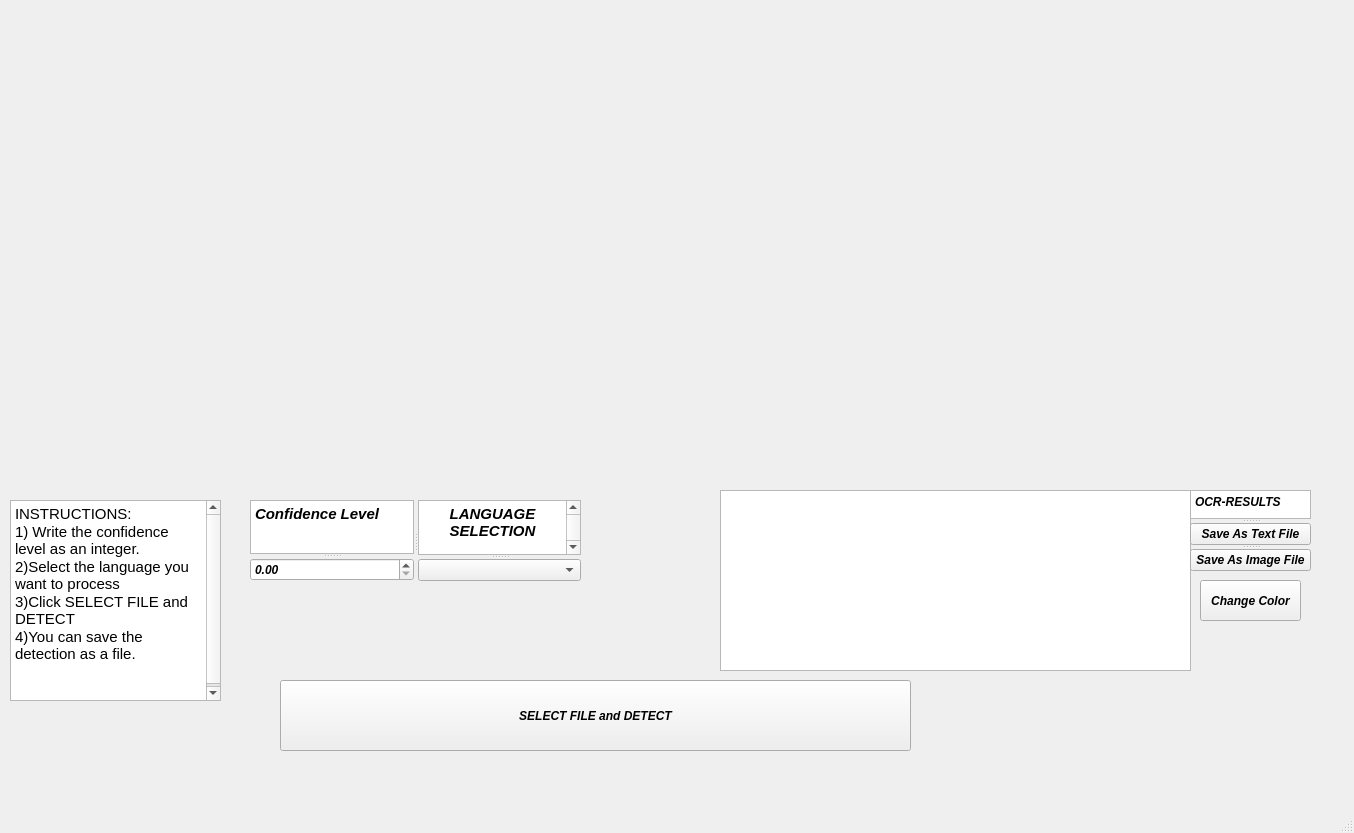
<?xml version="1.0" encoding="UTF-8"?>
<ui version="4.0">
 <class>MainWindow</class>
 <widget class="QMainWindow" name="MainWindow">
  <property name="geometry">
   <rect>
    <x>0</x>
    <y>0</y>
    <width>1354</width>
    <height>833</height>
   </rect>
  </property>
  <property name="font">
   <font>
    <family>Arial</family>
    <italic>true</italic>
    <bold>true</bold>
   </font>
  </property>
  <property name="windowTitle">
   <string>MainWindow</string>
  </property>
  <widget class="QWidget" name="centralwidget">
   <widget class="QLabel" name="display_image">
    <property name="geometry">
     <rect>
      <x>0</x>
      <y>0</y>
      <width>640</width>
      <height>480</height>
     </rect>
    </property>
    <property name="maximumSize">
     <size>
      <width>640</width>
      <height>480</height>
     </size>
    </property>
    <property name="text">
     <string/>
    </property>
   </widget>
   <widget class="QPushButton" name="pushButton">
    <property name="geometry">
     <rect>
      <x>280</x>
      <y>680</y>
      <width>631</width>
      <height>71</height>
     </rect>
    </property>
    <property name="text">
     <string>SELECT FILE and DETECT</string>
    </property>
   </widget>
   <widget class="QLabel" name="display_image2">
    <property name="geometry">
     <rect>
      <x>641</x>
      <y>0</y>
      <width>640</width>
      <height>480</height>
     </rect>
    </property>
    <property name="maximumSize">
     <size>
      <width>640</width>
      <height>480</height>
     </size>
    </property>
    <property name="text">
     <string/>
    </property>
   </widget>
   <widget class="QTextEdit" name="textEdit_3">
    <property name="geometry">
     <rect>
      <x>10</x>
      <y>500</y>
      <width>211</width>
      <height>201</height>
     </rect>
    </property>
    <property name="html">
     <string>&lt;!DOCTYPE HTML PUBLIC &quot;-//W3C//DTD HTML 4.0//EN&quot; &quot;http://www.w3.org/TR/REC-html40/strict.dtd&quot;&gt;
&lt;html&gt;&lt;head&gt;&lt;meta name=&quot;qrichtext&quot; content=&quot;1&quot; /&gt;&lt;meta charset=&quot;utf-8&quot; /&gt;&lt;style type=&quot;text/css&quot;&gt;
p, li { white-space: pre-wrap; }
hr { height: 1px; border-width: 0; }
li.unchecked::marker { content: &quot;\2610&quot;; }
li.checked::marker { content: &quot;\2612&quot;; }
&lt;/style&gt;&lt;/head&gt;&lt;body style=&quot; font-family:'Segoe UI'; font-size:9pt; font-weight:400; font-style:normal;&quot;&gt;
&lt;p style=&quot; margin-top:0px; margin-bottom:0px; margin-left:0px; margin-right:0px; -qt-block-indent:0; text-indent:0px;&quot;&gt;&lt;span style=&quot; font-size:11pt;&quot;&gt;INSTRUCTIONS:&lt;/span&gt;&lt;/p&gt;
&lt;p style=&quot; margin-top:0px; margin-bottom:0px; margin-left:0px; margin-right:0px; -qt-block-indent:0; text-indent:0px;&quot;&gt;&lt;span style=&quot; font-size:11pt;&quot;&gt;1) Write the confidence level as an integer.&lt;/span&gt;&lt;/p&gt;
&lt;p style=&quot; margin-top:0px; margin-bottom:0px; margin-left:0px; margin-right:0px; -qt-block-indent:0; text-indent:0px;&quot;&gt;&lt;span style=&quot; font-size:11pt;&quot;&gt;2)Select the language you want to process&lt;/span&gt;&lt;/p&gt;
&lt;p style=&quot; margin-top:0px; margin-bottom:0px; margin-left:0px; margin-right:0px; -qt-block-indent:0; text-indent:0px;&quot;&gt;&lt;span style=&quot; font-size:11pt;&quot;&gt;3)Click SELECT FILE and DETECT&lt;/span&gt;&lt;/p&gt;
&lt;p style=&quot; margin-top:0px; margin-bottom:0px; margin-left:0px; margin-right:0px; -qt-block-indent:0; text-indent:0px;&quot;&gt;&lt;span style=&quot; font-size:11pt;&quot;&gt;4)You can save the detection as a file.&lt;/span&gt;&lt;/p&gt;
&lt;p style=&quot;-qt-paragraph-type:empty; margin-top:0px; margin-bottom:0px; margin-left:0px; margin-right:0px; -qt-block-indent:0; text-indent:0px; font-size:11pt;&quot;&gt;&lt;br /&gt;&lt;/p&gt;
&lt;p style=&quot;-qt-paragraph-type:empty; margin-top:0px; margin-bottom:0px; margin-left:0px; margin-right:0px; -qt-block-indent:0; text-indent:0px; font-size:11pt;&quot;&gt;&lt;br /&gt;&lt;/p&gt;&lt;/body&gt;&lt;/html&gt;</string>
    </property>
   </widget>
   <widget class="QPlainTextEdit" name="plainTextEdit">
    <property name="geometry">
     <rect>
      <x>720</x>
      <y>490</y>
      <width>471</width>
      <height>181</height>
     </rect>
    </property>
   </widget>
   <widget class="QSplitter" name="splitter_3">
    <property name="geometry">
     <rect>
      <x>250</x>
      <y>500</y>
      <width>331</width>
      <height>81</height>
     </rect>
    </property>
    <property name="orientation">
     <enum>Qt::Orientation::Horizontal</enum>
    </property>
    <widget class="QSplitter" name="splitter_2">
     <property name="orientation">
      <enum>Qt::Orientation::Vertical</enum>
     </property>
     <widget class="QTextEdit" name="textEdit">
      <property name="html">
       <string>&lt;!DOCTYPE HTML PUBLIC &quot;-//W3C//DTD HTML 4.0//EN&quot; &quot;http://www.w3.org/TR/REC-html40/strict.dtd&quot;&gt;
&lt;html&gt;&lt;head&gt;&lt;meta name=&quot;qrichtext&quot; content=&quot;1&quot; /&gt;&lt;meta charset=&quot;utf-8&quot; /&gt;&lt;style type=&quot;text/css&quot;&gt;
p, li { white-space: pre-wrap; }
hr { height: 1px; border-width: 0; }
li.unchecked::marker { content: &quot;\2610&quot;; }
li.checked::marker { content: &quot;\2612&quot;; }
&lt;/style&gt;&lt;/head&gt;&lt;body style=&quot; font-family:'Segoe UI'; font-size:9pt; font-weight:400; font-style:normal;&quot;&gt;
&lt;p style=&quot; margin-top:0px; margin-bottom:0px; margin-left:0px; margin-right:0px; -qt-block-indent:0; text-indent:0px;&quot;&gt;&lt;span style=&quot; font-size:11pt; font-weight:700; font-style:italic;&quot;&gt;Confidence Level&lt;/span&gt;&lt;/p&gt;&lt;/body&gt;&lt;/html&gt;</string>
      </property>
     </widget>
     <widget class="QDoubleSpinBox" name="doubleSpinBoxConfidenceLevel">
      <property name="maximum">
       <double>100.000000000000000</double>
      </property>
     </widget>
    </widget>
    <widget class="QSplitter" name="splitter">
     <property name="orientation">
      <enum>Qt::Orientation::Vertical</enum>
     </property>
     <widget class="QTextEdit" name="textEdit_2">
      <property name="html">
       <string>&lt;!DOCTYPE HTML PUBLIC &quot;-//W3C//DTD HTML 4.0//EN&quot; &quot;http://www.w3.org/TR/REC-html40/strict.dtd&quot;&gt;
&lt;html&gt;&lt;head&gt;&lt;meta name=&quot;qrichtext&quot; content=&quot;1&quot; /&gt;&lt;meta charset=&quot;utf-8&quot; /&gt;&lt;style type=&quot;text/css&quot;&gt;
p, li { white-space: pre-wrap; }
hr { height: 1px; border-width: 0; }
li.unchecked::marker { content: &quot;\2610&quot;; }
li.checked::marker { content: &quot;\2612&quot;; }
&lt;/style&gt;&lt;/head&gt;&lt;body style=&quot; font-family:'Segoe UI'; font-size:9pt; font-weight:400; font-style:normal;&quot;&gt;
&lt;p align=&quot;center&quot; style=&quot; margin-top:0px; margin-bottom:0px; margin-left:0px; margin-right:0px; -qt-block-indent:0; text-indent:0px;&quot;&gt;&lt;span style=&quot; font-size:11pt; font-weight:700; font-style:italic;&quot;&gt;LANGUAGE SELECTION&lt;/span&gt;&lt;/p&gt;
&lt;p align=&quot;center&quot; style=&quot;-qt-paragraph-type:empty; margin-top:0px; margin-bottom:0px; margin-left:0px; margin-right:0px; -qt-block-indent:0; text-indent:0px; font-size:11pt; font-weight:700; font-style:italic;&quot;&gt;&lt;br /&gt;&lt;/p&gt;
&lt;p align=&quot;center&quot; style=&quot;-qt-paragraph-type:empty; margin-top:0px; margin-bottom:0px; margin-left:0px; margin-right:0px; -qt-block-indent:0; text-indent:0px; font-family:'Arial'; font-size:11pt; font-weight:700; font-style:italic;&quot;&gt;&lt;br /&gt;&lt;/p&gt;
&lt;p align=&quot;center&quot; style=&quot;-qt-paragraph-type:empty; margin-top:0px; margin-bottom:0px; margin-left:0px; margin-right:0px; -qt-block-indent:0; text-indent:0px; font-size:11pt; font-weight:700; font-style:italic;&quot;&gt;&lt;br /&gt;&lt;/p&gt;&lt;/body&gt;&lt;/html&gt;</string>
      </property>
     </widget>
     <widget class="QComboBox" name="comboBoxLanguageSelection"/>
    </widget>
   </widget>
   <widget class="QSplitter" name="splitter_5">
    <property name="geometry">
     <rect>
      <x>1190</x>
      <y>490</y>
      <width>121</width>
      <height>81</height>
     </rect>
    </property>
    <property name="orientation">
     <enum>Qt::Orientation::Vertical</enum>
    </property>
    <widget class="QSplitter" name="splitter_4">
     <property name="orientation">
      <enum>Qt::Orientation::Vertical</enum>
     </property>
     <widget class="QPlainTextEdit" name="plainTextEdit_2">
      <property name="plainText">
       <string>OCR-RESULTS</string>
      </property>
     </widget>
     <widget class="QPushButton" name="pushButton_SaveTxt">
      <property name="text">
       <string>Save As Text File</string>
      </property>
     </widget>
    </widget>
    <widget class="QPushButton" name="pushButton_SaveImageFile">
     <property name="text">
      <string>Save As Image File</string>
     </property>
    </widget>
   </widget>
   <widget class="QToolButton" name="toolButtonChangeColor">
    <property name="geometry">
     <rect>
      <x>1200</x>
      <y>580</y>
      <width>101</width>
      <height>41</height>
     </rect>
    </property>
    <property name="text">
     <string>Change Color</string>
    </property>
   </widget>
  </widget>
  <widget class="QMenuBar" name="menubar">
   <property name="geometry">
    <rect>
     <x>0</x>
     <y>0</y>
     <width>1354</width>
     <height>21</height>
    </rect>
   </property>
  </widget>
  <widget class="QStatusBar" name="statusbar"/>
 </widget>
 <resources/>
 <connections/>
</ui>
